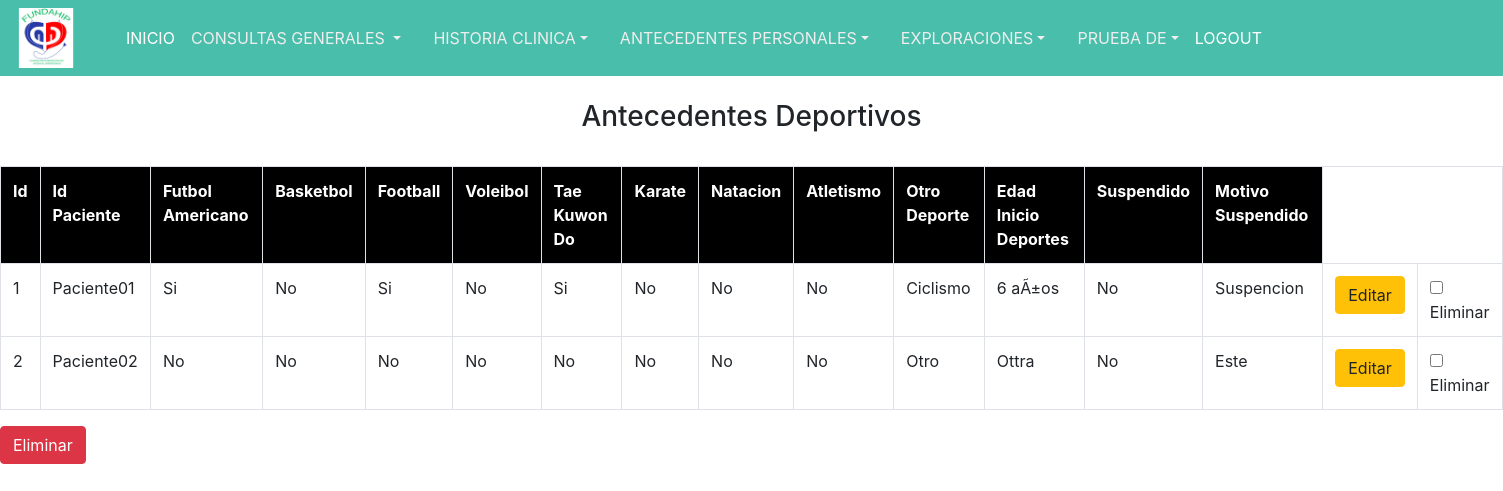
Page /CAntecedentesDeportivos.php on the committed database.
### tables this page shows
CREATE TABLE IF NOT EXISTS `antecedentesdeportivos` (
  `Id_Registro` int(11) NOT NULL AUTO_INCREMENT,
  `Id_Paciente` varchar(20) NOT NULL,
  `FutbolAmericano` char(2) DEFAULT NULL,
  `Basketbol` char(2) DEFAULT NULL,
  `Football` char(2) DEFAULT NULL,
  `Voleibol` char(2) DEFAULT NULL,
  `TaeKuwonDo` char(2) DEFAULT NULL,
  `Karate` char(2) DEFAULT NULL,
  `Natacion` char(2) DEFAULT NULL,
  `Atletismo` char(2) DEFAULT NULL,
  `OtroDeporte` varchar(20) DEFAULT NULL,
  `EdadInicioDeportes` varchar(10) DEFAULT NULL,
  `Suspendido` char(2) DEFAULT NULL,
  `MotivoSuspendido` varchar(30) DEFAULT NULL,
  PRIMARY KEY (`Id_Registro`)
);

### CAntecedentesDeportivos.php (the view, shortened to what this page needs)
<!DOCTYPE html>
<html lang="Es">
<head>
<link rel="stylesheet" href="css/Home.css"/>
<link rel="stylesheet" href="https://stackpath.bootstrapcdn.com/bootstrap/4.3.1/css/bootstrap.min.css">
</head>
<body>
<nav class="navbar navbar-expand">
	<img src="img/fundah.ico" width="60px"  style="margin-right:50px;">
	<li><a href="Home1.php" style="color:white;">INICIO</a></li>
	<li class="nav-item dropdown dmenu">
	<a href="Home1.php" class="nav-link dropdown-toggle" id="navbardrop" data-toggle="dropdown">CONSULTAS GENERALES </a>
	</li>
	<li class="nav-item dropdown dmenu">
	<a href="#" class="nav-link dropdown-toggle" id="navbardrop" data-toggle="dropdown" >HISTORIA CLINICA</a>
	</li>
	<li class="nav-item dropdown dmenu">
	<a href="#" class="nav-link dropdown-toggle" id="navbardrop" data-toggle="dropdown">ANTECEDENTES PERSONALES</a>
	</li>
	<li class="nav-item dropdown dmenu">
	<a href="#" class="nav-link dropdown-toggle" id="navbardrop" data-toggle="dropdown">EXPLORACIONES</a>
	</li>
	<li class="nav-item dropdown dmenu">
	<a class="nav-link dropdown-toggle" id="navbardrop" data-toggle="dropdown" href="#">PRUEBA DE</a>
	<li><a href="Index.php" style="color:white;">LOGOUT</a></li>
	</nav>
<br>
<center><h3>Antecedentes Deportivos</h3></center>
<br>
<table class="table table-hover table-bordered">
<tr>
    <th bgcolor="black"><font color="white">Id</font></th><th bgcolor="black"><font color="white">Id Paciente</font></th><th bgcolor="black"><font color="white">Futbol Americano</font></th>
    <th bgcolor="black"><font color="white">Basketbol</font></th><th bgcolor="black"><font color="white">Football</font></th>
    <th bgcolor="black"><font color="white">Voleibol</font></th><th bgcolor="black"><font color="white">Tae Kuwon Do</font></th>
    <th bgcolor="black"><font color="white">Karate</font></th><th bgcolor="black"><font color="white">Natacion</font></th>
    <th bgcolor="black"><font color="white">Atletismo</font></th><th bgcolor="black"><font color="white">Otro Deporte</font></th>
    <th bgcolor="black"><font color="white">Edad Inicio Deportes</font></th><th bgcolor="black"><font color="white">Suspendido</font></th>
    <th bgcolor="black"><font color="white">Motivo Suspendido</font></th>
</tr>
      <?php
        include "./php/Connexion.php";
        $sentecia="SELECT * FROM antecedentesdeportivos";
        $resultado= $Conexion->query($sentecia) or die (mysqli_error($Conexion));
        while($fila=$resultado->fetch_assoc())
        {?>
					<tr>
						<td><?php echo $fila['Id_Registro']; ?></td>
						<td><?php echo $fila['Id_Paciente']; ?></td>
						<td><?php echo $fila['FutbolAmericano']; ?></td>
						<td><?php echo $fila['Basketbol']; ?></td>
						<td><?php echo $fila['Football']; ?></td>
						<td><?php echo $fila['Voleibol']; ?></td>
						<td><?php echo $fila['TaeKuwonDo']; ?></td>
						<td><?php echo $fila['Karate']; ?></td>
						<td><?php echo $fila['Natacion']; ?></td>
						<td><?php echo $fila['Atletismo']; ?></td>
						<td><?php echo $fila['OtroDeporte']; ?></td>
						<td><?php echo $fila['EdadInicioDeportes']; ?></td>
						<td><?php echo $fila['Suspendido']; ?></td>
						<td><?php echo $fila['MotivoSuspendido']; ?></td>
						<td><a class="btn btn-warning" href="MAntecedentesDeportivos.php?Id=<?php echo $fila['Id_Registro']; ?>">Editar</a></td>
						<td><input class =""type="checkbox" name="Eliminar[]" value="<?php echo $fila['Id_Registro'] ?>"/>Eliminar</td>
					</tr>
					<?php
			}
			?>
</table>
	<button type="submit" name="btnDelete" value="Update" class="btn btn-danger">Eliminar</button>
</body>
</html>

### css/Home.css (style rules this page uses)
li { list-style: none; }
.navbar { background:rgb(73, 190, 170); }
.dropdown { border-radius:0; border:0; }
.navbar .nav-item .nav-link { color:#eee !important; }

### rows in the picture
antecedentesdeportivos: Id_Registro "1", Id_Paciente "Paciente01", FutbolAmericano "Si", Basketbol "No", Football "Si", Voleibol "No", TaeKuwonDo "Si", Karate "No", Natacion "No", Atletismo "No", OtroDeporte "Ciclismo", EdadInicioDeportes "6 aÃ±os", Suspendido "No", MotivoSuspendido "Suspencion"
antecedentesdeportivos: Id_Registro "2", Id_Paciente "Paciente02", FutbolAmericano "No", Basketbol "No", Football "No", Voleibol "No", TaeKuwonDo "No", Karate "No", Natacion "No", Atletismo "No", OtroDeporte "Otro", EdadInicioDeportes "Ottra", Suspendido "No", MotivoSuspendido "Este"
